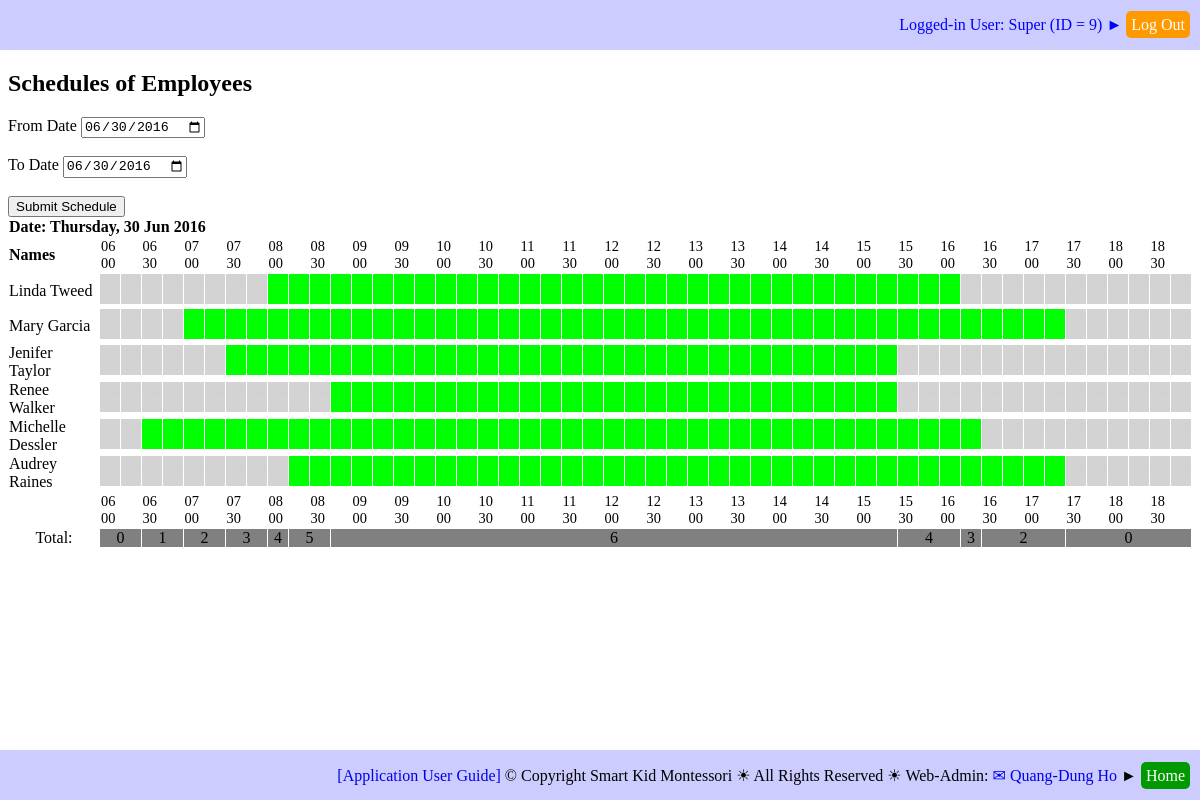
/report_employee_schedule.php (signed in), run on the app's committed database.
### tables this page shows
CREATE TABLE `employees` (
  `EMP_ID` int(11) NOT NULL,
  `EMP_FIRST_NAME` varchar(50) NOT NULL,
  `EMP_LAST_NAME` varchar(25) NOT NULL,
  `EMP_BIRTHDATE` date NOT NULL,
  `EMP_SEX` varchar(1) NOT NULL,
  `EMP_PHOTO` varchar(50) NOT NULL,
  `EMP_ADDRESS` varchar(50) NOT NULL,
  `EMP_CITY` varchar(20) NOT NULL,
  `EMP_PROVINCE` varchar(20) NOT NULL,
  `EMP_POSTAL_CODE` varchar(10) NOT NULL,
  `EMP_COUNTRY` varchar(20) NOT NULL,
  `EMP_PHONE1` varchar(15) NOT NULL,
  `EMP_PHONE2` varchar(15) DEFAULT NULL,
  `EMP_EMAIL` varchar(50) NOT NULL,
  `EMP_HIRE_DATE` date NOT NULL,
  `EMP_END_DATE` date NOT NULL,
  `EMP_EDU_ID` int(11) NOT NULL,
  `EDU_DAYCARE_EXPERIENCE` tinyint(11) NOT NULL,
  `EDU_MONTESSORI_EXPERIENCE` tinyint(11) NOT NULL,
  `EMP_POST_ID1` int(11) NOT NULL,
  `EMP_POST_ID2` int(11) DEFAULT NULL,
  `EMP_BOSS_ID` int(11) DEFAULT NULL,
  `EMP_HOURLY_RATE` float NOT NULL,
  `EMP_PASSCODE` varchar(10) NOT NULL,
  `EMP_NOTES` text
);

### sql_queries.php (called while the page is built, shortened)
<?php
	function connectDB()
	{
		$db_hostname = "localhost";
		$db_name     = "montessori";
		$db_username = "root";
		$db_password = "";
		$db = mysqli_connect($db_hostname, $db_username, $db_password, $db_name);
		return ($db);
	}
	function getResult($query)
	{
		$db = connectDB();
		$result = mysqli_query($db, $query);
		return ($result);
	}
?>

### schedule_utils.php (the view, shortened to what this page needs)
<?php
require_once("sql_queries.php");
function createScheduleOfDay($sch_date_time, $debug_on)
{
	echo '<div class="viewUpdate" style="padding-left: 0px;">';
	echo '<table class="scheduleView">';
	$sch_date = $sch_date_time->format("Y-m-d");
	$sch_date_displayed = $sch_date_time->format("l, d M Y");
	echo '<tr>';
	echo '<td colspan="53" style="text-align: left;">' . '<b>Date: ' . $sch_date_displayed . '</b>' . '</td>';
	echo '</tr>';
	$queryStr = 'SELECT EMP_ID, CONCAT(EMP_FIRST_NAME, " ", EMP_LAST_NAME) AS EMP_NAME '.
				'FROM EMPLOYEES WHERE EMP_ID IN (SELECT DISTINCT EMP_ID FROM EMPLOYEE_SCHEDULE ' .
				'WHERE (SCH_DATE = "' . $sch_date . '") ORDER BY EMP_ID)';
	$queryStr = $queryStr . ';';
	$employees = getResult($queryStr);
	$employeesNum = mysqli_num_rows($employees);
	echo '<tr>';
	echo '<td><b>Names</b></td>';
	$queryStr = 'SELECT LPAD(START_TIME_HOUR,2,"0"), LPAD(START_TIME_MIN,2,"0") ' .
				'FROM TIME_SLOTS ORDER BY START_TIME_HOUR, START_TIME_MIN;';
	$timeSlots = getResult($queryStr);
	$timeSlotsNum = mysqli_num_rows($timeSlots);
	for ($j = 1; $j <= $timeSlotsNum; $j = $j + 1)
	{
		$currentTimeSlot = mysqli_fetch_row($timeSlots);
		$currentTimeSlot_START_TIME_MIN = $currentTimeSlot[1];
		if (($currentTimeSlot_START_TIME_MIN == '00') || ($currentTimeSlot_START_TIME_MIN == '30'))
		{
			$currentTimeSlot_START_TIME_HOUR = $currentTimeSlot[0];
			echo '<th>' . $currentTimeSlot_START_TIME_HOUR . '<br/>' . $currentTimeSlot_START_TIME_MIN . '</th>';
		}
		else
		{
			echo '<th>' . '' . '</th>';
		}
	}
	echo '</tr>';
	for ($j = 1; $j <= $timeSlotsNum; $j = $j + 1)
	{
			$employeesNumInTimeSlot[$j]=0;
	}
	for ($i = 0; $i < $employeesNum; $i++)
	{
		$currentEmployee = mysqli_fetch_row($employees);
		$currentEmployee_EMP_ID = $currentEmployee[0];
		$currentEmployee_EMP_NAME = $currentEmployee[1];
		echo '<tr>';
		echo '<td style="padding-right:5px;">' .  $currentEmployee_EMP_NAME . '</td>';
		$queryStr = 'SELECT TS_ID_BEGIN, TS_ID_END FROM EMPLOYEE_SCHEDULE WHERE ' .
					'(EMP_ID = ' . $currentEmployee_EMP_ID . ') AND (SCH_DATE = "' . $sch_date . '")  ORDER BY TS_ID_BEGIN ASC';
		$queryStr = $queryStr . ';';
		$scheduledTimeSlotSegments = getResult($queryStr);
		$scheduledTimeSlotSegmentsNum = mysqli_num_rows($scheduledTimeSlotSegments);
		if ($scheduledTimeSlotSegmentsNum >= 1)
		{
			$currentscheduledTimeSlotSegment = mysqli_fetch_row($scheduledTimeSlotSegments);
			$currentscheduledTimeSlotSegment_TS_ID_BEGIN = $currentscheduledTimeSlotSegment[0];
			$currentscheduledTimeSlotSegment_TS_ID_END = $currentscheduledTimeSlotSegment[1];
		}
		else
		{
			$currentscheduledTimeSlotSegment_TS_ID_BEGIN = $timeSlotsNum + 1;
			$currentscheduledTimeSlotSegment_TS_ID_END = $timeSlotsNum + 1;
		}
		$k = 1;
		for ($j = 1; $j <= $timeSlotsNum; $j = $j + 1)
		{
			if ($j < $currentscheduledTimeSlotSegment_TS_ID_BEGIN)
			{
				echo '<td><a href=""><img src="images/icons/time_slot_out.png" height=30" width="20"></a></td>';
			}
			else if ($j <= $currentscheduledTimeSlotSegment_TS_ID_END)
			{
				echo '<td><a href=""><img src="images/icons/time_slot_in.png" height=30" width="20"></a></td>';
				$employeesNumInTimeSlot[$j] = $employeesNumInTimeSlot[$j] + 1;
			}
			else if ($k < $scheduledTimeSlotSegmentsNum)
			{
				$currentscheduledTimeSlotSegment = mysqli_fetch_row($scheduledTimeSlotSegments);
				$currentscheduledTimeSlotSegment_TS_ID_BEGIN = $currentscheduledTimeSlotSegment[0];
				$currentscheduledTimeSlotSegment_TS_ID_END = $currentscheduledTimeSlotSegment[1];
				$k = $k + 1;
				$j = $j - 1;
			}
			else
			{
				$currentscheduledTimeSlotSegment_TS_ID_BEGIN = $timeSlotsNum + 1;
				$currentscheduledTimeSlotSegment_TS_ID_END = $timeSlotsNum + 1;
				$j = $j - 1;
			}
		}
		echo '</tr>';
	}
	echo '<tr>';
	echo '<td></td>';
	mysqli_data_seek($timeSlots, 0);
	for ($j = 1; $j <= $timeSlotsNum; $j = $j + 1)
	{
		$currentTimeSlot = mysqli_fetch_row($timeSlots);
		$currentTimeSlot_START_TIME_MIN = $currentTimeSlot[1];
		if (($currentTimeSlot_START_TIME_MIN == '00') || ($currentTimeSlot_START_TIME_MIN == '30'))
		{
			$currentTimeSlot_START_TIME_HOUR = $currentTimeSlot[0];
			echo '<th>' . $currentTimeSlot_START_TIME_HOUR . '<br/>' . $currentTimeSlot_START_TIME_MIN . '</th>';
		}
		else
		{
			echo '<th>' . '' . '</th>';
		}
	}
	echo '</tr>';
	echo '<tr>';
	echo '<td style="text-align: center;"> Total: </td>';
	$j = 1;
	while ($j <= $timeSlotsNum)
	{
		$k = 1;
		while (($j + $k <= $timeSlotsNum) &&
			   ($employeesNumInTimeSlot[$j] == $employeesNumInTimeSlot[$j + $k]))
		{
			$k = $k + 1;
		}
		echo '<td colspan="' . $k . '" style="background-color: gray; text-align: center;">' .
													$employeesNumInTimeSlot[$j] . '</td>';
		$j = $j + $k;
	}
	echo '</tr>';
	echo '</table>';
	echo '</div>';
}
?>

### report_employee_schedule.php (shortened to what this page needs)
<!DOCTYPE html>
<html>
<head>
	<link rel="stylesheet" type="text/css" href="schedule_table.css">
	<link rel="stylesheet" type="text/css" href="common.css">
</head>
<body>
<?php
	include 'header_log_in_out.php';
?>
<div id="main">
<?php
if (isset($_SESSION['LoggedIn_EMP_ID']))
{
	echo '<h2>Schedules of Employees</h2>';
	require_once("schedule_utils.php");
	if ((isset($_POST['from_date'])) && (isset($_POST['to_date'])))
	{
		$from_date = new DateTime($_POST['from_date']);
		$to_date = new DateTime($_POST['to_date']);
		echo '<form action="report_employee_schedule.php" method="post">';
		echo '<label for="from_date">From Date </label><input type="date" id="from_date" name="from_date"' .
				'value="' . $_POST['from_date'] . '"><br/><br/>';
		echo '<label for="to_date">To Date </label><input type="date" id="to_date" name="to_date"' .
				'value="' . $_POST['to_date'] . '"><br/><br/>';
		echo '<input type="submit" value="Submit Schedule">';
		echo '</form>';
	}
	else
	{
		$from_date = new DateTime();
		$to_date = new DateTime();
		echo '<form action="report_employee_schedule.php" method="post">';
		echo '<label for="from_date">From Date </label><input type="date" id="from_date" name="from_date"' .
				'value="' . $from_date->format("Y-m-d") . '"><br/><br/>';
		echo '<label for="to_date">To Date </label><input type="date" id="to_date" name="to_date"' .
				'value="' . $to_date->format("Y-m-d") . '"><br/><br/>';
		echo '<input type="submit" value="Submit Schedule">';
		echo '</form>';
	}
	$timespan = 24 * 60 * 60;
	$curr_date = new DateTime($from_date->format("Y-m-d"));
	while ($curr_date <= $to_date)
	{
		createScheduleOfDay($curr_date, true);
		$curr_date->add(new DateInterval('PT'.$timespan.'S'));
	}
}
else
{
	echo 'Something is wrong with $_SESSION["LoggedIn_EMP_ID"])';
}
?>
</div>
<?php
	include 'footer.php';
?>
</body>
</html>

### schedule_table.css (style rules this page uses)
table { border-collapse: collapse; padding: 0; margin: 0; }
th { text-align: left; font-size: 90%; font-weight: 100; }
tr { padding: 0px; margin: 0; border: 0px; }
td { text-align: left; padding: 0px; margin: 0; border: 1px solid white; }

### common.css (style rules this page uses)
div#main { margin-top: 70px; margin-bottom: 70px; }
a { text-decoration: none; }

### data on the page
employees: currentEmployee_EMP_NAME "Linda Tweed"
employees: currentEmployee_EMP_NAME "Mary Garcia"
employees: currentEmployee_EMP_NAME "Jenifer Taylor"
employees: currentEmployee_EMP_NAME "Renee Walker", EMP_ID "6"
employees: currentEmployee_EMP_NAME "Michelle Dessler"
employees: currentEmployee_EMP_NAME "Audrey Raines"

### other printed values
$emp_name "Super"
$emp_id "9"
$currentTimeSlot_START_TIME_HOUR "06"
$currentTimeSlot_START_TIME_MIN "00"
$currentTimeSlot_START_TIME_MIN "30"
$currentTimeSlot_START_TIME_HOUR "07"
$currentTimeSlot_START_TIME_HOUR "08"
$currentTimeSlot_START_TIME_HOUR "09"
$currentTimeSlot_START_TIME_HOUR "10"
$currentTimeSlot_START_TIME_HOUR "11"
$currentTimeSlot_START_TIME_HOUR "12"
$currentTimeSlot_START_TIME_HOUR "13"
$currentTimeSlot_START_TIME_HOUR "14"
$currentTimeSlot_START_TIME_HOUR "15"
$currentTimeSlot_START_TIME_HOUR "16"
